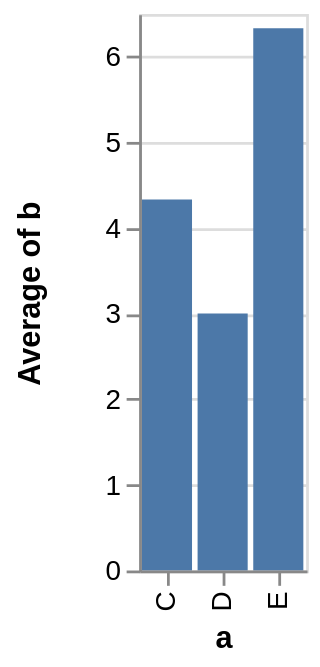

The specification (Vega-Lite) saved for this image:
### Vega specification from a JSON file in a GitHub repository (floating-point values rounded to 4 significant figures)
{"$schema": "https://vega.github.io/schema/vega/v4.json", "autosize": "pad", "padding": 5, "height": 200, "style": "cell", "data": [{"name": "source_0", "values": [{"a": "C", "b": 2}, {"a": "C", "b": 7}, {"a": "C", "b": 4}, {"a": "D", "b": 1}, {"a": "D", "b": 2}, {"a": "D", "b": 6}, {"a": "E", "b": 8}, {"a": "E", "b": 4}, {"a": "E", "b": 7}]}, {"name": "data_0", "source": "source_0", "transform": [{"type": "aggregate", "groupby": ["a"], "ops": ["average"], "fields": ["b"], "as": ["average_b"]}]}], "signals": [{"name": "x_step", "value": 20}, {"name": "width", "update": "bandspace(domain('x').length, 0.1, 0.05) * x_step"}], "marks": [{"name": "marks", "type": "rect", "style": ["bar"], "from": {"data": "data_0"}, "encode": {"update": {"fill": [{"test": "datum[\"average_b\"] === null || isNaN(datum[\"average_b\"])", "value": null}, {"value": "#4c78a8"}], "tooltip": {"signal": "{\"a\": ''+datum[\"a\"], \"Average of b\": format(datum[\"average_b\"], \"\")}"}, "x": {"scale": "x", "field": "a"}, "width": {"scale": "x", "band": true}, "y": {"scale": "y", "field": "average_b"}, "y2": {"scale": "y", "value": 0}}}}], "scales": [{"name": "x", "type": "band", "domain": {"data": "data_0", "field": "a", "sort": true}, "range": {"step": {"signal": "x_step"}}, "paddingInner": 0.1, "paddingOuter": 0.05}, {"name": "y", "type": "linear", "domain": {"data": "data_0", "field": "average_b"}, "range": [{"signal": "height"}, 0], "nice": true, "zero": true}], "axes": [{"scale": "x", "orient": "bottom", "grid": false, "title": "a", "labelAlign": "right", "labelAngle": 270, "labelBaseline": "middle", "zindex": 1}, {"scale": "y", "orient": "left", "grid": false, "title": "Average of b", "labelOverlap": true, "tickCount": {"signal": "floor(height/40) + 1"}, "zindex": 1}, {"scale": "y", "orient": "left", "gridScale": "x", "grid": true, "tickCount": {"signal": "floor(height/40) + 1"}, "domain": false, "labels": false, "maxExtent": 0, "minExtent": 0, "ticks": false, "zindex": 0}], "config": {"axisY": {"minExtent": 30}}}
